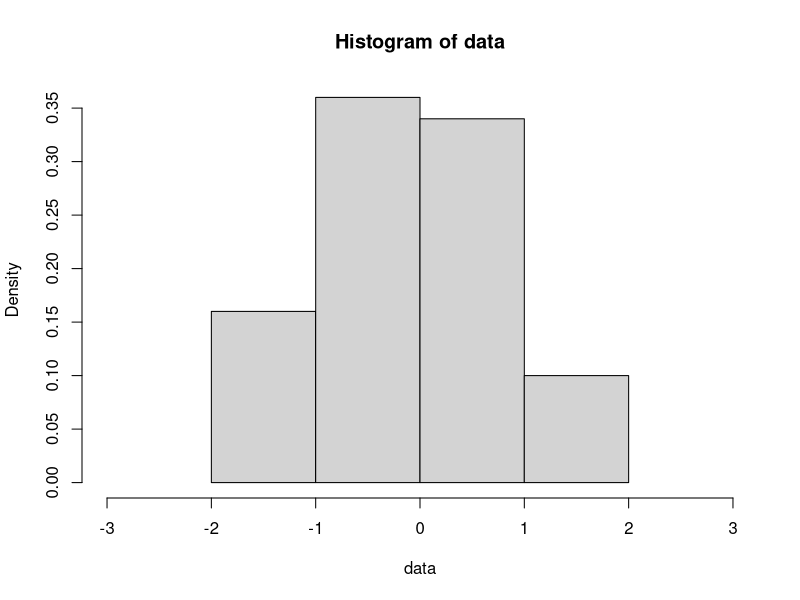
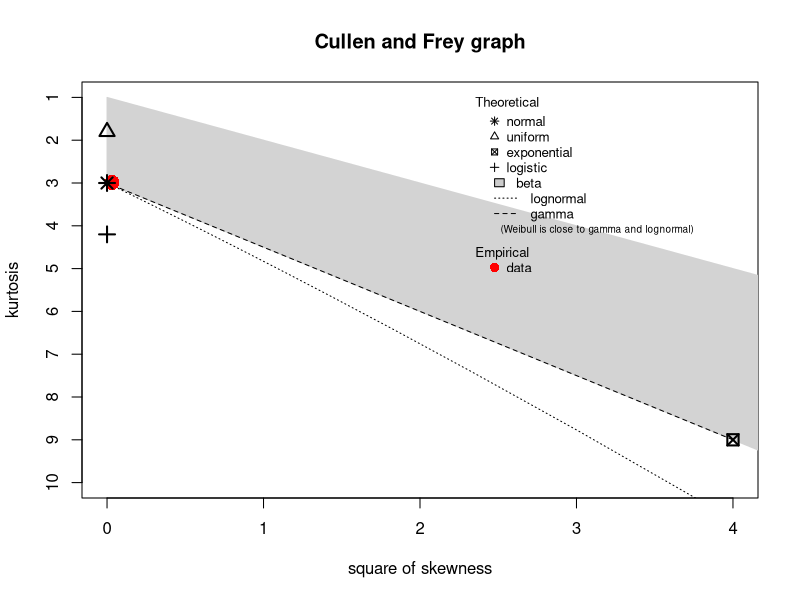
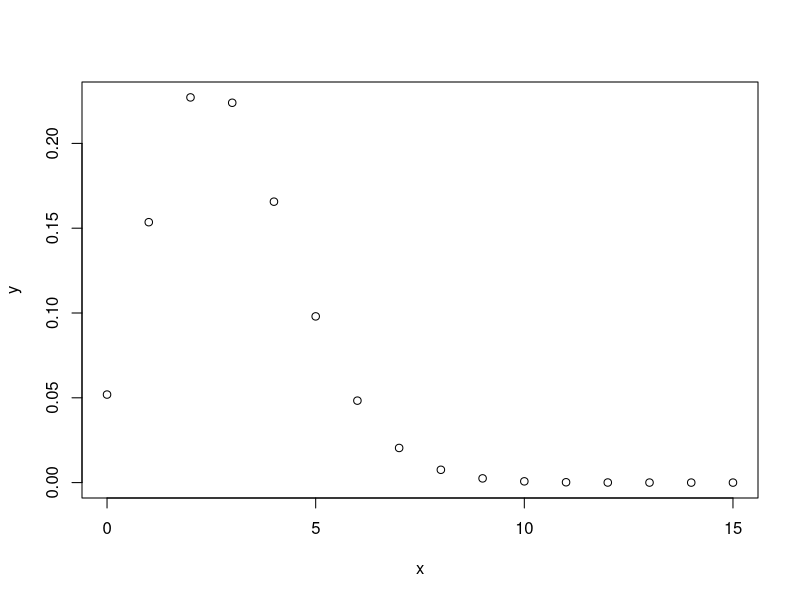
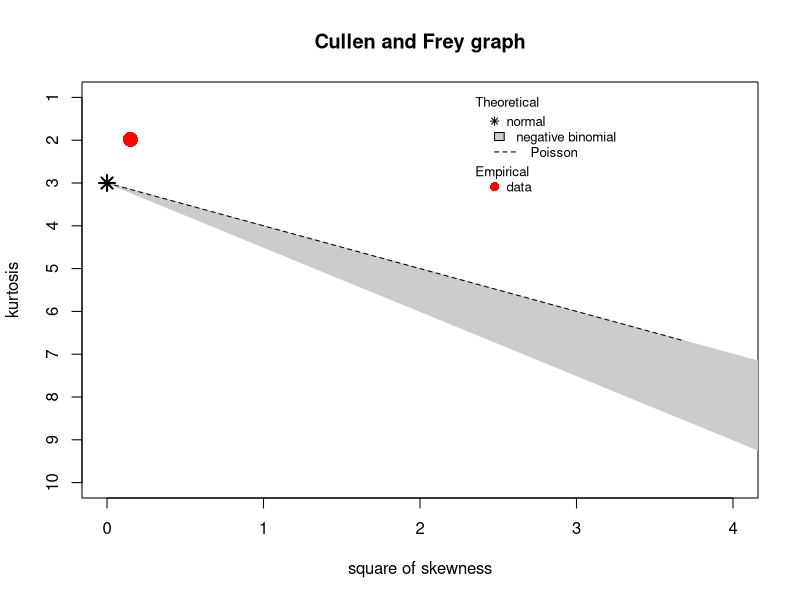
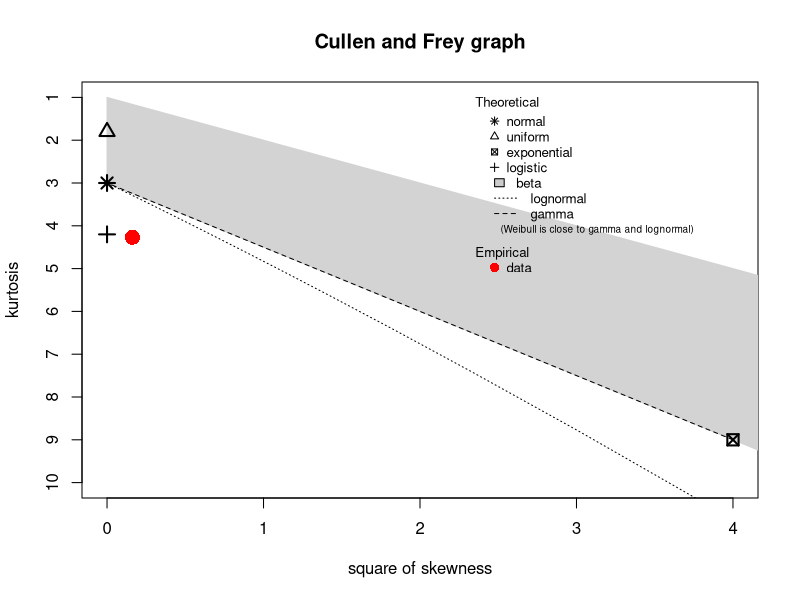
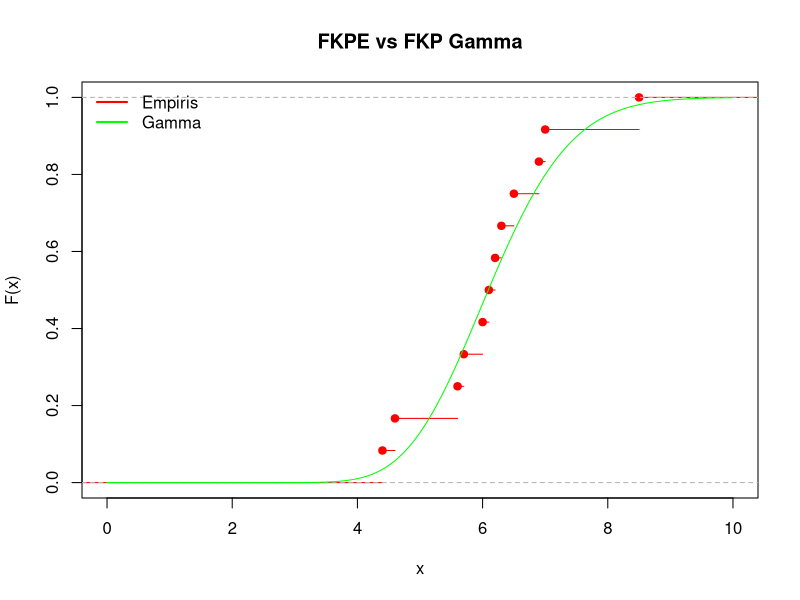
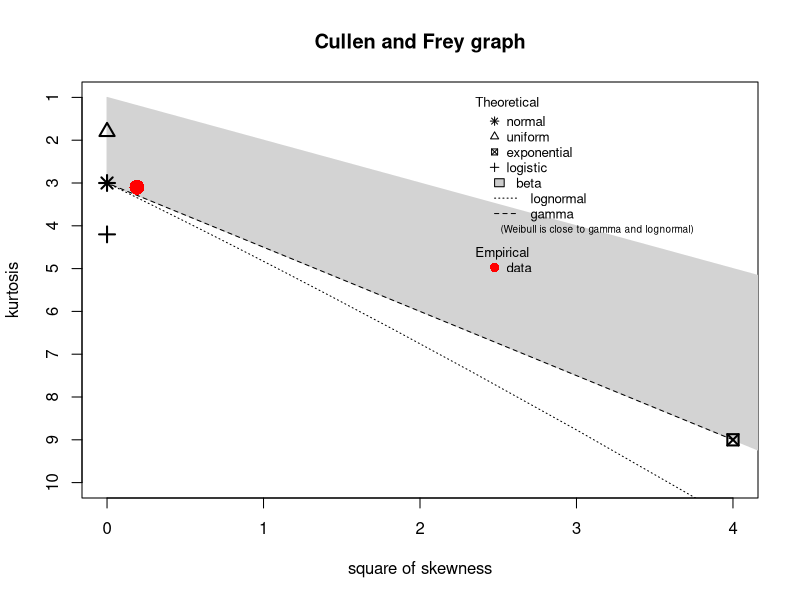

Write R code to recreate these figures, in order.
## ---- chunk 1
knitr::opts_chunk$set(echo = TRUE)
## ---- chunk 2
set.seed(123)
n <- 100
W <- rgamma(n, shape=0.5, scale = 2) #~ chi_kuadrat, df = 1
tanda <- ifelse(runif(n) > 0.5, 1, -1)
data <- tanda * sqrt(W)

batas <- c(-Inf, -2, -1, 0, 1, 2, Inf)
hist(data, breaks=batas, xlim = c(-3,3))
oi <- hist(data, breaks=batas, plot=FALSE)$counts
names(oi) <- c("(-inf,-2)", "[-2,-1)", "[-1,0)", "[0,1)", "[1,2)", "[2,inf)")
print("Tabel Frekuensi Observasi:")
print(oi)

peluang <- c(pnorm(-2), pnorm(-1)-pnorm(-2), pnorm(0)-pnorm(-1), pnorm(1)-pnorm(0), pnorm(2)-pnorm(1), 1-pnorm(2))
ei <- n*peluang

# Manual
diskrepansi <- function(oi, ei) {
  d <- sum((oi - ei)^2 / ei)
  return(d)
}
hasil_d <- diskrepansi(oi,ei)
p_value <- 1 - pchisq(hasil_d, df = (length(oi)-1))

# Dengan function
hasil_tes <- chisq.test(oi, p=peluang)

# Tampilkan hasil
cat("Peluang teoritis pada selang ke i (pi_i):\n", round(peluang, 4), "\n")
cat("\nEkspektasi banyak data pada selang ke i (e_i):\n", round(ei, 2), "\n")
cat("\np_value manual:", round(p_value, 4), "\n")
print(hasil_tes)
## ---- chunk 3
library(fitdistrplus)
descdist(data, discrete = FALSE)
## ---- chunk 4
orang <- 0:6
jam <- c(0, 6, 5, 4, 4, 3, 2)
data_pengunjung <- rep(orang, jam)
cat("Data:\n", data_pengunjung)
total_orang <- sum(jam * orang)
cat("\nTotal orang:", total_orang, "\n")
n <- length(data_pengunjung)
cat("Total data:", n, "\n")
lambda <- total_orang / n
cat("Estimasi lambda:", round(lambda, 4), "\n")
## ---- chunk 5
set.seed(123)
x <- c(0:15)
y <- dpois(x, lambda)
plot(x, y)

data_fmp <- data.frame(x,round(y, 4))
colnames(data_fmp) <- c("x", "f(x)")
print(data_fmp)
## ---- chunk 6
prob <- dpois(2, lambda) + dpois(3, lambda) + dpois(6, lambda);prob
## ---- chunk 7
o1 <- NULL
o2 <- NULL
for(i in data_pengunjung){
  if(i == 2 | i == 3 | i == 6){
    o1 <- c(o1, i)
  }
  else{
    o2 <- c(o2, i)
  }
}
oi <- c(length(o1), length(o2))

e1 <- n*prob
e2 <- n*(1-prob)
ei <- c(e1, e2)
## ---- chunk 8
d <- sum((oi - ei)^2/ei)
p_value <- 1 - pchisq(d, df = length(oi) - 1)
cat("Diskrepansi =", d, "\n")
cat("P-value =", p_value)
## ---- chunk 9
# Dengan function
uji_chi <- chisq.test(oi, p=c(prob, 1-prob))
cat("\nHasil:\n")
print(uji_chi)
## ---- chunk 10
# Uji Kolmogorov-Smirnov
ks.test(data_pengunjung, "ppois", lambda = lambda, alternative = "two.sided", simulate.p.value = TRUE)
## ---- chunk 11
descdist(data_pengunjung, discrete = TRUE)
## ---- chunk 12
data <- c(6.5, 4.6, 5.6, 8.5, 6.0, 6.9, 4.4, 6.3, 6.2, 7.0, 5.7, 6.1)

library(fitdistrplus)
descdist(data, discrete = FALSE)
## ---- chunk 13
norm <- fitdist(data, "norm", method = "mle")
print(norm)
logLik(norm)
## ---- chunk 14
lnorm <- fitdist(data, "lnorm", method = "mle")
print(lnorm)
logLik(lnorm)
## ---- chunk 15
gamma <- fitdist(data, "gamma", method = "mle")
print(gamma)
logLik(gamma)
## ---- chunk 16
cat("Loglikelihood normal: ", logLik(norm), "\n")
cat("Loglikelihood normal: ", logLik(lnorm), "\n")
cat("Loglikelihood normal: ", logLik(gamma), "\n")
## ---- chunk 17
set.seed(123)
x <- c(0:10000)/1000
y <- pgamma(x, shape = gamma$estimate["shape"], rate = gamma$estimate["rate"])
plot(ecdf(data), xlim = c(0,10), col = "red", ylab = "F(x)", main = "FKPE vs FKP Gamma")
lines(x, y, col = "green", lwd = 1)
legend("topleft", legend = c("Empiris", "Gamma"), col = c("red", "green"), bty = "n", lwd = 2)
## ---- chunk 18
r <- 2
ei <- 5

q <- qgamma(0.5, shape=gamma$estimate["shape"], rate=gamma$estimate["rate"])
o1 <- sum(data <= q)
o2 <- sum(data > q)
oi <- c(o1, o2)

d <- sum((oi-ei)^2 / ei)
p_value <- 1-pchisq(d, df = r-1)

cat("Diskrepansi =", d, "\n")
cat("P-value =", p_value)
## ---- chunk 19
ks.test(data, "pgamma", shape=gamma$estimate["shape"], rate=gamma$estimate["rate"], alternative = "two.sided", simulate.p.value = TRUE)
## ---- chunk 20
nilai_uas <- c(30, 47, 84, 54, 56, 70, 45, 10, 21, 61, 52, 61)
rata_rata <- mean(nilai_uas)
standar_deviasi <- sd(nilai_uas)
cat("Rata-rata:", round(rata_rata, 2), "\n")
cat("Standar deviasi:", round(standar_deviasi, 2), "\n")

ks.test(nilai_uas, "pnorm", mean=rata_rata, sd=standar_deviasi, alternative = "two.sided", simulate.p.value = TRUE)
## ---- chunk 21
# Data nilai UAS
nilai_uas <- c(30, 47, 84, 54, 56, 70, 45, 10, 21, 61, 52, 61)

# Langkah 1: Estimasi parameter
rata_rata <- mean(nilai_uas)
standar_deviasi <- sd(nilai_uas)
cat("Estimasi μ:", round(rata_rata, 2), "\n")
cat("Estimasi σ:", round(standar_deviasi, 2), "\n")

# Langkah 2: Urutkan data dan hitung ECDF
data_urut <- sort(nilai_uas)
n <- length(data_urut)
i <- 1:n
F_n <- i / n  # ECDF di titik data ke-i

# Langkah 3: Hitung CDF teoritis di titik data
F_teoritis <- pnorm((data_urut - rata_rata) / standar_deviasi)

# Langkah 4: Hitung perbedaan absolut dan statistik D
perbedaan_abs <- abs(F_n - F_teoritis)
D_manual <- max(perbedaan_abs)
cat("\nStatistik D manual (di titik data):", round(D_manual, 4), "\n")

# Perbaikan: Cek lebih banyak titik (interpolasi sederhana)
x_grid <- seq(min(data_urut) - 5, max(data_urut) + 5, length.out = 100)
F_n_interp <- approx(data_urut, F_n, xout = x_grid, rule = 2)$y
F_teoritis_interp <- pnorm((x_grid - rata_rata) / standar_deviasi)
D_interp <- max(abs(F_n_interp - F_teoritis_interp))
cat("Statistik D manual (interpolasi):", round(D_interp, 4), "\n")

# Langkah 5: Nilai kritis untuk n=12, α=0.05 (approximate)
nilai_kritis <- 0.46  # Dari tabel K-S one-sample
cat("Nilai kritis (α=0.05):", nilai_kritis, "\n")

# Keputusan
if (D_interp < nilai_kritis) {
  cat("Kesimpulan: Tidak tolak H_0 (data mungkin normal).\n")
} else {
  cat("Kesimpulan: Tolak H_0 (data tidak normal).\n")
}

# p-value approximate (Lilliefors adjustment)
p_value_approx <- exp(-7.01256 * D_interp^2 * (n + 2.16) / (n + 0.12 + 0.11 / n))  # Aproksimasi untuk normal
cat("p-value approximate (Lilliefors):", round(p_value_approx, 4), "\n")
## ---- chunk 22
descdist(nilai_uas, discrete = FALSE)
